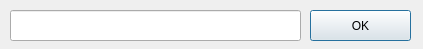
<?xml version="1.0" encoding="UTF-8"?>
<ui version="4.0">
 <class>Dialog</class>
 <widget class="QDialog" name="Dialog">
  <property name="geometry">
   <rect>
    <x>0</x>
    <y>0</y>
    <width>423</width>
    <height>49</height>
   </rect>
  </property>
  <property name="windowTitle">
   <string>添加</string>
  </property>
  <widget class="QLineEdit" name="lineEdit_inputname">
   <property name="geometry">
    <rect>
     <x>10</x>
     <y>10</y>
     <width>291</width>
     <height>31</height>
    </rect>
   </property>
  </widget>
  <widget class="QPushButton" name="btn_ok">
   <property name="geometry">
    <rect>
     <x>310</x>
     <y>10</y>
     <width>101</width>
     <height>31</height>
    </rect>
   </property>
   <property name="text">
    <string>OK</string>
   </property>
  </widget>
 </widget>
 <resources/>
 <connections/>
</ui>
